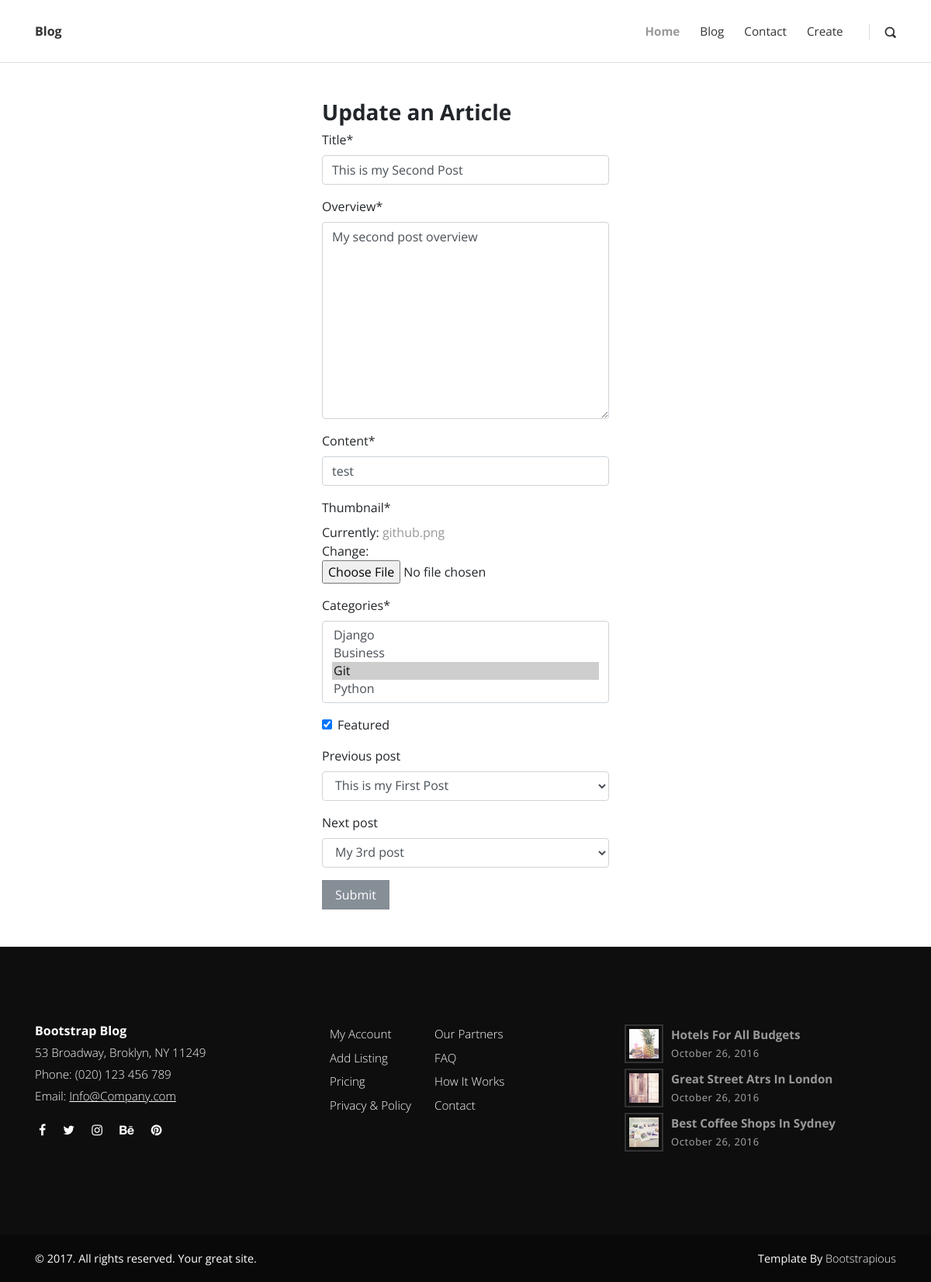
The app's page /post/2/update/ (signed in), older data.
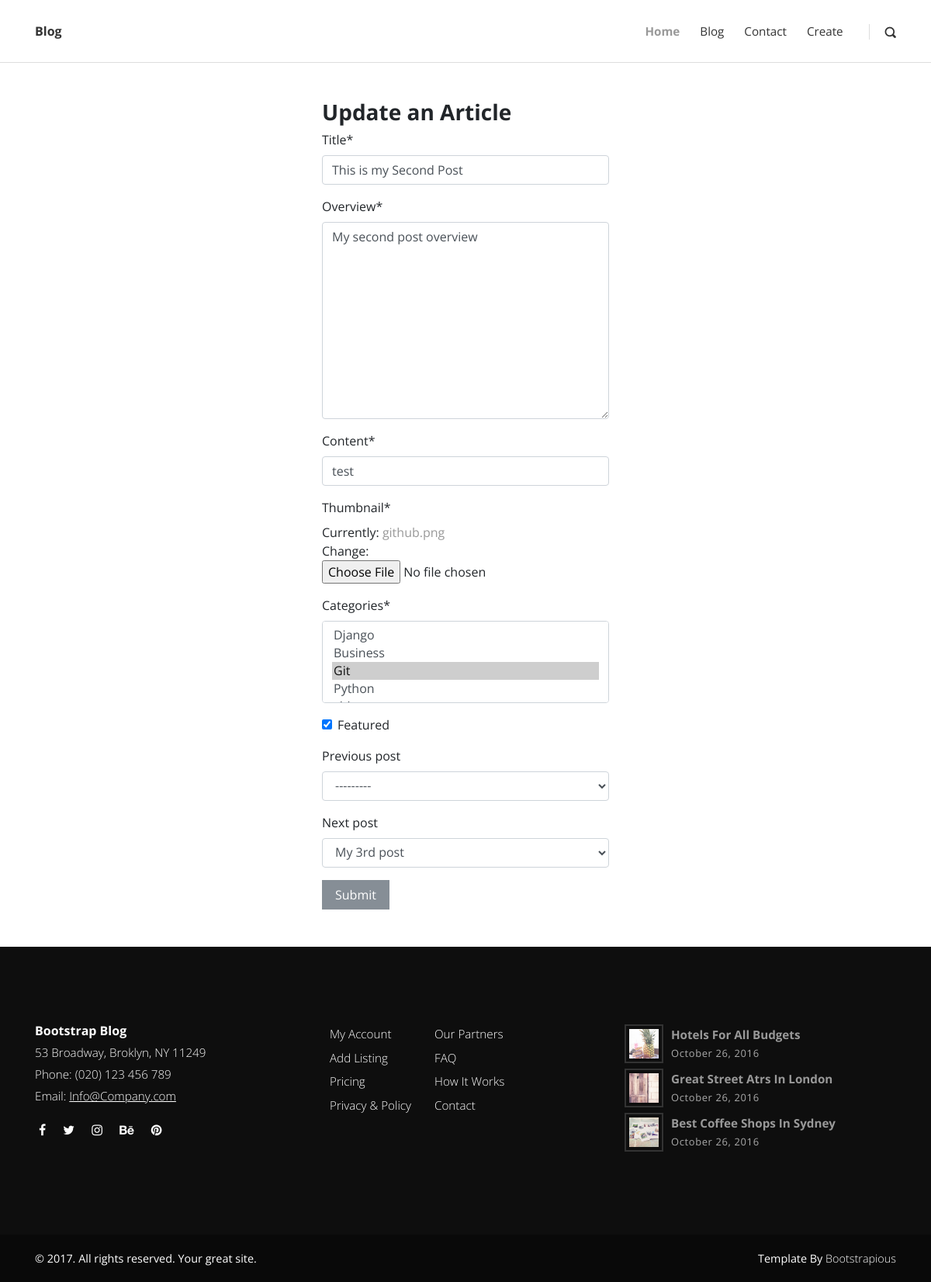
The same page, newer data.
### posts/models.py (models this page shows, shortened)
class Post(models.Model):
    title = models.CharField(max_length=255)
    overview = models.TextField()
    timestamp = models.DateTimeField(auto_now_add=True)
    content = models.TextField()
    author = models.ForeignKey(Author, on_delete=models.CASCADE)
    thumbnail = models.ImageField()
    categories = models.ManyToManyField(Category)
    featured = models.BooleanField(default = True)
    previous_post = models.ForeignKey('self', related_name="previous", on_delete=models.SET_NULL, blank=True, null=True)
    next_post = models.ForeignKey('self', related_name="next", on_delete=models.SET_NULL, blank=True, null=True)
    def __str__(self):
        return self.title

class Category(models.Model):
    title = models.CharField(max_length=255)
    def __str__(self):
        return self.title

### posts/views.py (the view, shortened to what this page needs)
# urls.py: path('post/<id>/update/', post_update, name="post_update"),
def post_update(request, id):
    title = "Update"
    post = get_object_or_404(Post, id=id)
    form = PostCreateForm(
                request.POST or None,
                request.FILES or None,
                instance=post)
    author = get_author(request.user)
    context = {
        'title': title,
        'form': form
    }
    return render(request, "post_create.html", context)

### posts/forms.py
class PostCreateForm(forms.ModelForm):
    content = forms.CharField(widget=SummernoteWidget(attrs={'width': '20%', 'height': '500px'}),)
    class Meta:
        model = Post
        fields = (
            'title', 'overview', 'content', 'thumbnail',
             'categories', 'featured', 'previous_post', 'next_post',
            )

### posts/views.py (called while the page is built)
def get_author(user):
    qs = Author.objects.filter(user=user)
    if qs.exists():
        return qs[0]
    return None

### templates/post_create.html (shortened to what this page needs)
{% extends "base.html" %}
{% block content %}
{% load crispy_forms_tags %}
<div class="col-4 offset-4 mt-5 mb-5">
	<h3>{{title}} an Article</h3>
	<form method="POST" action=".">
		{{ form | crispy }}
		<button class="btn btn-secondary" type="submit" >Submit</button>
	</form>
</div>
{% endblock content %}

Row changes from the older to the newer data that the page shows:
changed Post "My second post overview": previous_post "This is my First Post" → "---------"
